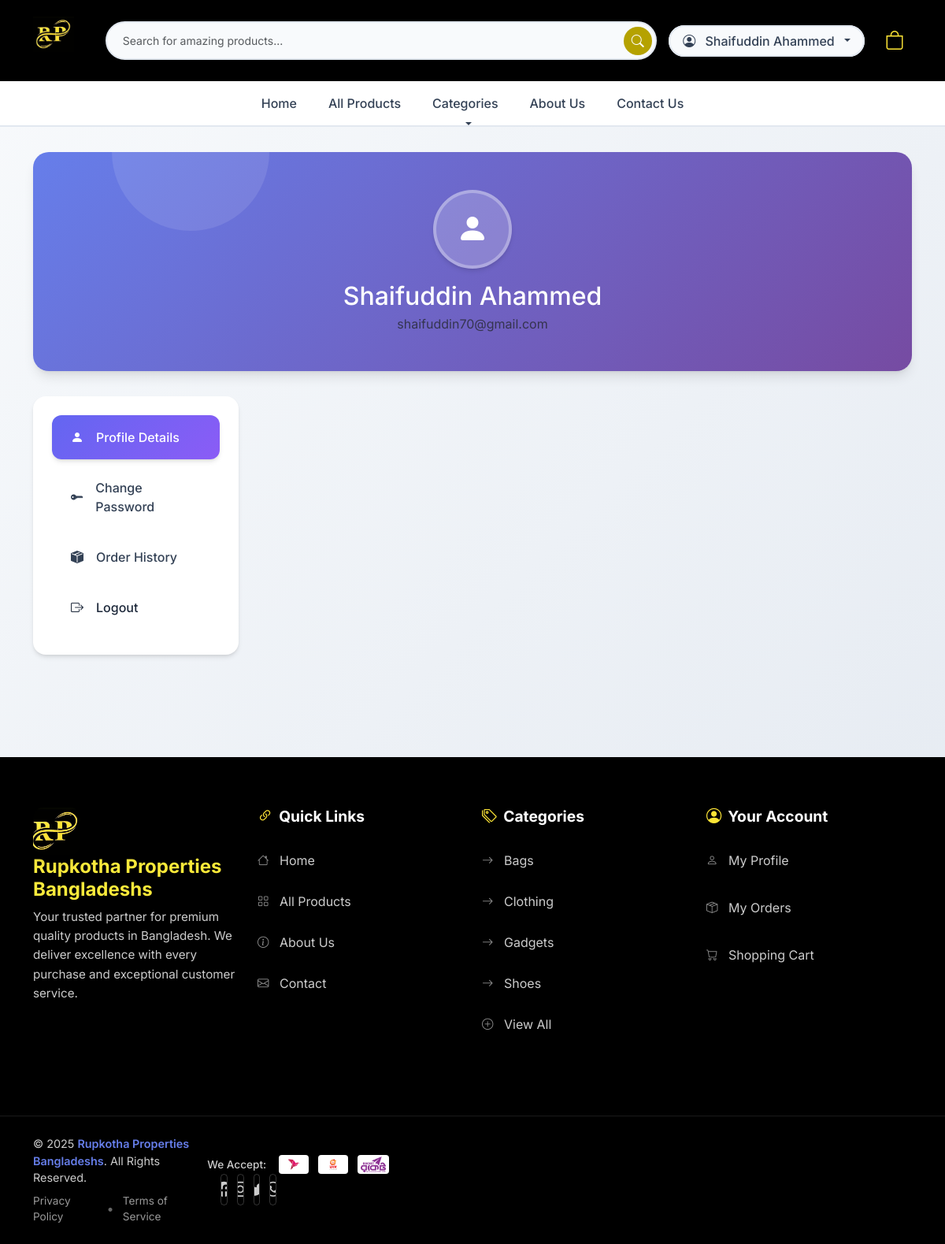
Screenshot of /ex-profile.php (signed in) with the database file from the repository.
### tables this page shows
CREATE TABLE `settings` (
  `id` int NOT NULL,
  `company_name` varchar(255) DEFAULT NULL,
  `logo` varchar(255) DEFAULT NULL,
  `phone` varchar(20) DEFAULT NULL,
  `email` varchar(255) DEFAULT NULL,
  `address` text,
  `facebook` varchar(255) DEFAULT NULL,
  `instagram` varchar(255) DEFAULT NULL,
  `twitter` varchar(255) DEFAULT NULL,
  `shipping_fee_dhaka` decimal(10,2) NOT NULL DEFAULT '60.00',
  `shipping_fee_outside` decimal(10,2) NOT NULL DEFAULT '120.00',
  `bkash_number` varchar(20) DEFAULT NULL,
  `nagad_number` varchar(20) DEFAULT NULL,
  `rocket_number` varchar(20) DEFAULT NULL,
  `updated_at` timestamp NOT NULL DEFAULT CURRENT_TIMESTAMP ON UPDATE CURRENT_TIMESTAMP
);

CREATE TABLE `users` (
  `id` int NOT NULL,
  `username` varchar(50) DEFAULT NULL,
  `email` varchar(100) DEFAULT NULL,
  `password` varchar(255) DEFAULT NULL,
  `phone` varchar(20) DEFAULT NULL,
  `address` text,
  `created_at` timestamp NOT NULL DEFAULT CURRENT_TIMESTAMP
);

CREATE TABLE `categories` (
  `id` int NOT NULL,
  `name` varchar(100) DEFAULT NULL,
  `created_at` timestamp NOT NULL DEFAULT CURRENT_TIMESTAMP,
  `updated_at` timestamp NOT NULL DEFAULT CURRENT_TIMESTAMP ON UPDATE CURRENT_TIMESTAMP
);

### includes/functions.php (called while the page is built, shortened)
<?php
function isLoggedIn(): bool
{
    return isset($_SESSION['user_id']);
}
function esc_html(?string $string): string
{
    return htmlspecialchars($string ?? '', ENT_QUOTES, 'UTF-8');
}

### ex-profile.php (the view, shortened to what this page needs)
<?php
require_once 'includes/db.php';
require_once 'includes/functions.php';
$user_id = $_SESSION['user_id'];
$stmt = $pdo->prepare("SELECT * FROM users WHERE id = ?");
$stmt->execute([$user_id]);
$user = $stmt->fetch(PDO::FETCH_ASSOC);
include 'includes/header.php';
?>
<div class="profile-container">
    <div class="container">
        <div class="profile-header fade-in">
            <div class="profile-avatar">
                <i class="bi bi-person-fill"></i>
            </div>
            <h2 class="mb-1"><?= esc_html($user['username']) ?></h2>
            <p class="text-muted mb-0"><?= esc_html($user['email']) ?></p>
        </div>
        <div class="row">
            <div class="col-lg-3 col-md-4">
                <div class="custom-sidebar fade-in">
                    <div class="nav flex-column custom-nav-pills" id="v-pills-tab" role="tablist" aria-orientation="vertical">
                        <button class="nav-link active" id="v-pills-profile-tab" data-bs-toggle="pill" data-bs-target="#v-pills-profile" type="button" role="tab" aria-controls="v-pills-profile" aria-selected="true">
                            <i class="bi bi-person-fill"></i>Profile Details
                        </button>
                        <button class="nav-link" id="v-pills-password-tab" data-bs-toggle="pill" data-bs-target="#v-pills-password" type="button" role="tab" aria-controls="v-pills-password" aria-selected="false">
                            <i class="bi bi-key-fill"></i>Change Password
                        </button>
                        <button class="nav-link" id="v-pills-orders-tab" data-bs-toggle="pill" data-bs-target="#v-pills-orders" type="button" role="tab" aria-controls="v-pills-orders" aria-selected="false">
                            <i class="bi bi-box-seam-fill"></i>Order History
                        </button>
                        <a class="nav-link" href="logout" style="color: var(--danger-color);">
                            <i class="bi bi-box-arrow-right"></i>Logout
                        </a>
                    </div>
                </div>
            </div>
            <div class="col-lg-9 col-md-8">
            </div>
        </div>
    </div>
</div>
<?php include 'includes/footer.php'; ?>

### includes/header.php (shortened to what this page needs)
<?php
require_once __DIR__ . '/db.php';
require_once __DIR__ . '/functions.php';
$settings_stmt = $pdo->query("SELECT * FROM settings LIMIT 1");
$settings = $settings_stmt->fetch(PDO::FETCH_ASSOC) ?: [];
$companyName = $settings['company_name'] ?? 'Rupkotha';
$companyLogo = !empty($settings['logo']) ? 'admin/assets/uploads/' . esc_html($settings['logo']) : 'assets/images/default-logo.png';
$categories_stmt = $pdo->query("SELECT id, name FROM categories ORDER BY name");
$categories = $categories_stmt->fetchAll(PDO::FETCH_ASSOC);
?>
<!doctype html>
<html lang="en">
<head>
    <link href="https://cdn.jsdelivr.net/npm/bootstrap@5.3.2/dist/css/bootstrap.min.css" rel="stylesheet">
    <link rel="stylesheet" href="https://cdn.jsdelivr.net/npm/bootstrap-icons@1.11.3/font/bootstrap-icons.min.css">
    <link rel="stylesheet" href="assets/css/style.css">
    <link rel="stylesheet" href="assets/css/custom.css">
    <link rel="stylesheet" href="assets/css/updated-css.css">
</head>
<body>
    <header class="custom-header">
        <nav class="navbar navbar-expand-lg">
            <div class="container py-2">
                <a class="navbar-brand me-lg-4" href="index">
                    <img src="<?= esc_html($companyLogo) ?>" alt="<?= esc_html($companyName) ?> Logo" class="brand-logo">
                </a>
                <div class="collapse navbar-collapse" id="mainNavbar">
                    <div class="mx-auto my-3 my-lg-0">
                        <form class="custom-search" role="search" action="search" method="get">
                            <input class="form-control" type="search" name="q"
                                placeholder="Search for amazing products..." aria-label="Search">
                            <button class="search-btn" type="submit">
                                <i class="bi bi-search"></i>
                            </button>
                        </form>
                    </div>
                    <div class="d-none d-lg-flex align-items-center gap-3">
                        <?php if (isLoggedIn()): ?>
                            <div class="dropdown user-dropdown">
                                <a class="dropdown-toggle" href="#" role="button" data-bs-toggle="dropdown">
                                    <i class="bi bi-person-circle me-2"></i>
                                    <?= esc_html($_SESSION['user_name'] ?? 'User') ?>
                                </a>
                            </div>
                        <?php endif; ?>
                        <a class="nav-icon-btn position-relative" href="cart">
                            <i class="bi bi-bag fs-4"></i>
                        </a>
                    </div>
                </div>
            </div>
        </nav>
        <nav class="category-nav d-none d-lg-block">
            <div class="container">
                <ul class="nav justify-content-center">
                    <li class="nav-item">
                        <a class="nav-link" href="index">Home</a>
                    </li>
                    <li class="nav-item">
                        <a class="nav-link" href="all-products">All Products</a>
                    </li>
                    <li class="nav-item dropdown">
                        <a class="nav-link dropdown-toggle" href="#" role="button" data-bs-toggle="dropdown">
                            Categories
                        </a>
                    </li>
                    <li class="nav-item">
                        <a class="nav-link" href="about">About Us</a>
                    </li>
                    <li class="nav-item">
                        <a class="nav-link" href="contact">Contact Us</a>
                    </li>
                </ul>
            </div>
        </nav>
    </header>

### includes/footer.php (shortened to what this page needs)
<footer class="modern-footer">
    <div class="footer-main">
        <div class="container">
            <div class="row">
                <div class="col-lg-3 col-md-6 footer-column">
                    <div class="footer-brand">
                        <div class="brand-logo">
                            <img src="assets/images/logo.jpg" alt="<?= esc_html($settings['company_name'] ?? 'Rupkotha') ?>" class="footer-logo">
                        </div>
                        <h3 class="brand-name"><?= esc_html($settings['company_name'] ?? 'Rupkotha Properties Bangladesh') ?></h3>
                        <p class="brand-description">
                            Your trusted partner for premium quality products in Bangladesh. We deliver excellence with every purchase and exceptional customer service.
                        </p>
                    </div>
                </div>
                <div class="col-lg-3 col-md-6 footer-column">
                    <div class="footer-widget">
                        <h4 class="widget-title">
                            <i class="bi bi-link-45deg me-2"></i>
                            Quick Links
                        </h4>
                        <ul class="footer-links">
                            <li><a href="index"><i class="bi bi-house"></i>Home</a></li>
                            <li><a href="all-products"><i class="bi bi-grid"></i>All Products</a></li>
                            <li><a href="about"><i class="bi bi-info-circle"></i>About Us</a></li>
                            <li><a href="contact"><i class="bi bi-envelope"></i>Contact</a></li>
                        </ul>
                    </div>
                </div>
                <div class="col-lg-3 col-md-6 footer-column">
                    <div class="footer-widget">
                        <h4 class="widget-title">
                            <i class="bi bi-tags me-2"></i>
                            Categories
                        </h4>
                        <ul class="footer-links">
                            <?php foreach ($categories as $cat): ?>
                                <li><a href="category?id=<?= $cat['id'] ?>"><i class="bi bi-arrow-right"></i><?= esc_html($cat['name']) ?></a></li>
                            <?php endforeach; ?>
                            <?php if (count($categories) < 5): ?>
                                <li><a href="all-products"><i class="bi bi-plus-circle"></i>View All</a></li>
                            <?php endif; ?>
                        </ul>
                    </div>
                </div>
                <div class="col-lg-3 col-md-6 footer-column">
                    <div class="footer-widget">
                        <h4 class="widget-title">
                            <i class="bi bi-person-circle me-2"></i>
                            Your Account
                        </h4>
                        <ul class="footer-links account-links">
                            <li><a href="profile"><i class="bi bi-person"></i>My Profile</a></li>
                            <li><a href="orders"><i class="bi bi-box-seam"></i>My Orders</a></li>
                            <li><a href="cart"><i class="bi bi-cart"></i>Shopping Cart</a></li>
                        </ul>
                    </div>
                </div>
            </div>
        </div>
    </div>
    <div class="footer-bottom">
        <div class="container">
            <div class="footer-bottom-content">
                <div class="row align-items-center">
                    <div class="col-lg-4 col-md-6">
                        <div class="copyright">
                            <p>&copy; <?= date('Y') ?> <span class="brand-highlight"><?= esc_html($settings['company_name'] ?? 'Rupkotha') ?></span>. All Rights Reserved.</p>
                            <div class="legal-links">
                                <a href="#" class="legal-link">Privacy Policy</a>
                                <span class="divider">•</span>
                                <a href="#" class="legal-link">Terms of Service</a>
                            </div>
                        </div>
                    </div>
                    <div class="col-lg-4 col-md-6">
                        <div class="footer-extras">
                            <div class="payment-methods">
                                <span class="payment-label">We Accept:</span>
                                <div class="payment-icons">
                                    <img src="assets/images/bkash.svg" alt="bKash" class="payment-icon">
                                    <img src="assets/images/nagad.svg" alt="Nagad" class="payment-icon">
                                    <img src="assets/images/rocket.png" alt="Rocket" class="payment-icon">
                                </div>
                            </div>
                        </div>
                        <div class="col-lg-4 col-md-6">
                        <div class="social-links">
                                <?php if (!empty($settings['facebook'])): ?>
                                    <a href="<?= esc_html($settings['facebook']) ?>" target="_blank" class="social-link facebook" title="Facebook">
                                        <i class="bi bi-facebook"></i>
                                    </a>
                                <?php endif; ?>
                                <?php if (!empty($settings['instagram'])): ?>
                                    <a href="<?= esc_html($settings['instagram']) ?>" target="_blank" class="social-link instagram" title="Instagram">
                                        <i class="bi bi-instagram"></i>
                                    </a>
                                <?php endif; ?>
                                <?php if (!empty($settings['twitter'])): ?>
                                    <a href="<?= esc_html($settings['twitter']) ?>" target="_blank" class="social-link twitter" title="Twitter">
                                        <i class="bi bi-twitter"></i>
                                    </a>
                                <?php endif; ?>
                                <a href="#" class="social-link whatsapp" title="WhatsApp">
                                    <i class="bi bi-whatsapp"></i>
                                </a>
                            </div>
                        </div>
                    </div>
                </div>
            </div>
        </div>
    </div>
</footer>
</body>
</html>

### assets/css/custom.css (style rules this page uses)
.navbar { background-color: black !important; color: white !important; --bs-navbar-color: white !important; --bs-navbar-hover-color: rgb(203, 202, 202) !important; }
.navbar-brand img { max-height: 50px; }
.category-nav { background-color: #fff; border-bottom: 1px solid #dee2e6; }
.category-nav .nav-link { color: #343a40; padding: 0.75rem 1rem; font-weight: 500; }

### rows the page displays
settings: logo (picture), company_name "Rupkotha Properties Bangladeshs"
users: username "Shaifuddin Ahammed", email "shaifuddin70@gmail.com"
categories: name "Bags"
categories: name "Clothing"
categories: name "Gadgets"
categories: name "Shoes"

### other values shown
$_SESSION['user_name'] "Shaifuddin Ahammed"
